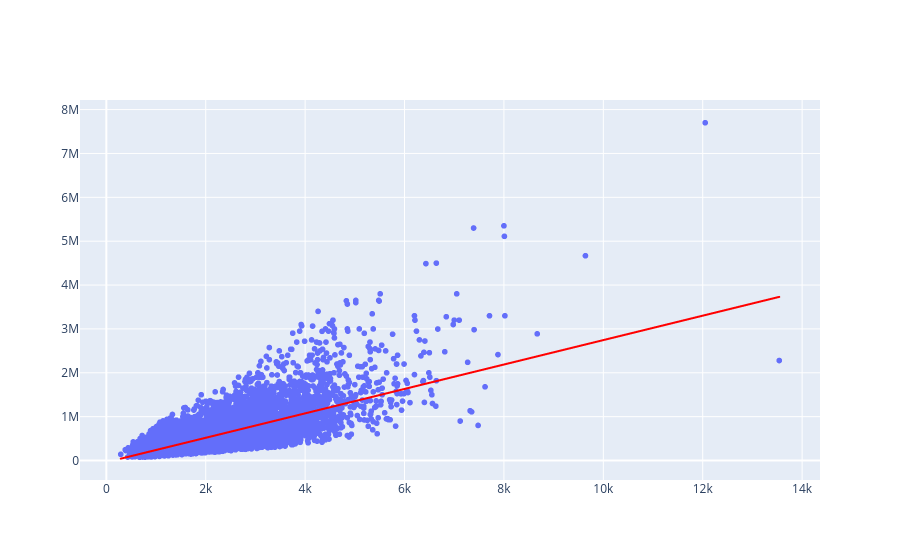

Notebook code for this chart:
### Code cell
grafico1 = px.scatter(x = X_casas_treinamento.ravel(), y = y_casas_treinamento) # y dados reais, gráfico pontos, dispersão
grafico2 = px.line(x = X_casas_treinamento.ravel(), y = previsoes) # y previsores, gráfico linha
grafico2.data[0].line.color = 'red'
grafico3 = go.Figure(data=grafico1.data + grafico2.data) # concatenar.
grafico3

### Figure 1 — Plotly figure (JSON) as saved in the notebook; plotly's stock layout.template omitted (floating-point values rounded to 4 significant figures; data arrays with more than 128 entries replaced by an {"elided": "..."} marker saying what was removed)
{"data": [{"hovertemplate": "x=%{x}<br>y=%{y}<extra></extra>", "legendgroup": "", "marker": {"color": "#636efa", "symbol": "circle"}, "mode": "markers", "name": "", "showlegend": false, "type": "scattergl", "x": {"elided": "15129 int values"}, "xaxis": "x", "y": {"elided": "15129 int values"}, "yaxis": "y"}, {"hovertemplate": "x=%{x}<br>y=%{y}<extra></extra>", "legendgroup": "", "line": {"color": "red", "dash": "solid"}, "marker": {"symbol": "circle"}, "mode": "lines", "name": "", "showlegend": false, "type": "scattergl", "x": {"elided": "15129 int values"}, "xaxis": "x", "y": {"elided": "15129 float values"}, "yaxis": "y"}], "layout": {"autosize": true, "xaxis": {"autorange": true, "range": [-511.7, 14340.0], "type": "linear"}, "yaxis": {"autorange": true, "range": [-554200.0, 8329000.0], "type": "linear"}}}
